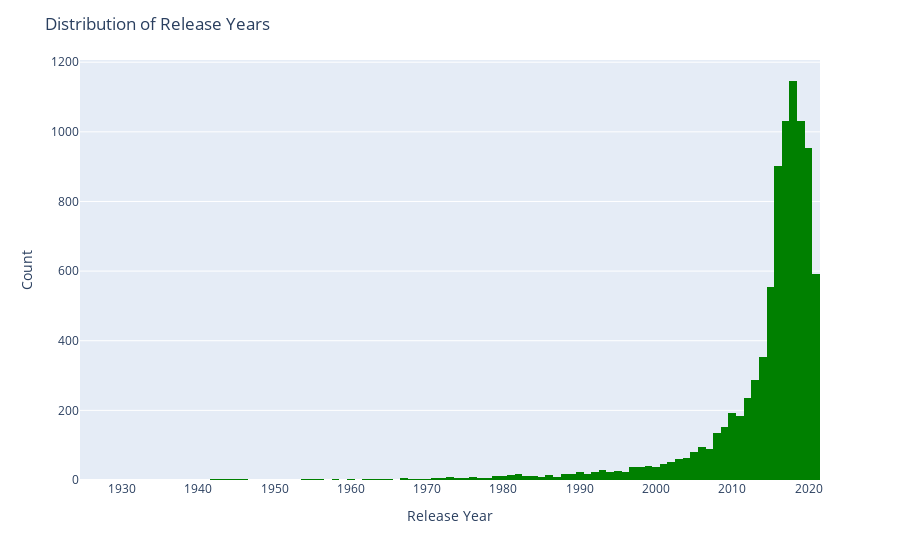

Notebook code cell kept with this figure:
### Code cell
fig = px.histogram(netflix_data, x='release_year', color_discrete_sequence=['green'])
fig.update_layout(title='Distribution of Release Years')
fig.update_xaxes(title='Release Year')
fig.update_yaxes(title='Count')
fig.show()

### Figure 1 — Plotly figure (JSON) as saved in the notebook; plotly's stock layout.template omitted (floating-point values rounded to 4 significant figures; data arrays with more than 128 entries replaced by an {"elided": "..."} marker saying what was removed)
{"data": [{"alignmentgroup": "True", "bingroup": "x", "hovertemplate": "release_year=%{x}<br>count=%{y}<extra></extra>", "legendgroup": "", "marker": {"color": "green", "pattern": {"shape": ""}}, "name": "", "offsetgroup": "", "orientation": "v", "showlegend": false, "type": "histogram", "x": {"elided": "8790 int values"}, "xaxis": "x", "yaxis": "y"}], "layout": {"barmode": "relative", "legend": {"tracegroupgap": 0}, "margin": {"t": 60}, "title": {"text": "Distribution of Release Years"}, "xaxis": {"anchor": "y", "domain": [0, 1], "title": {"text": "Release Year"}}, "yaxis": {"anchor": "x", "domain": [0, 1], "title": {"text": "Count"}}}}
